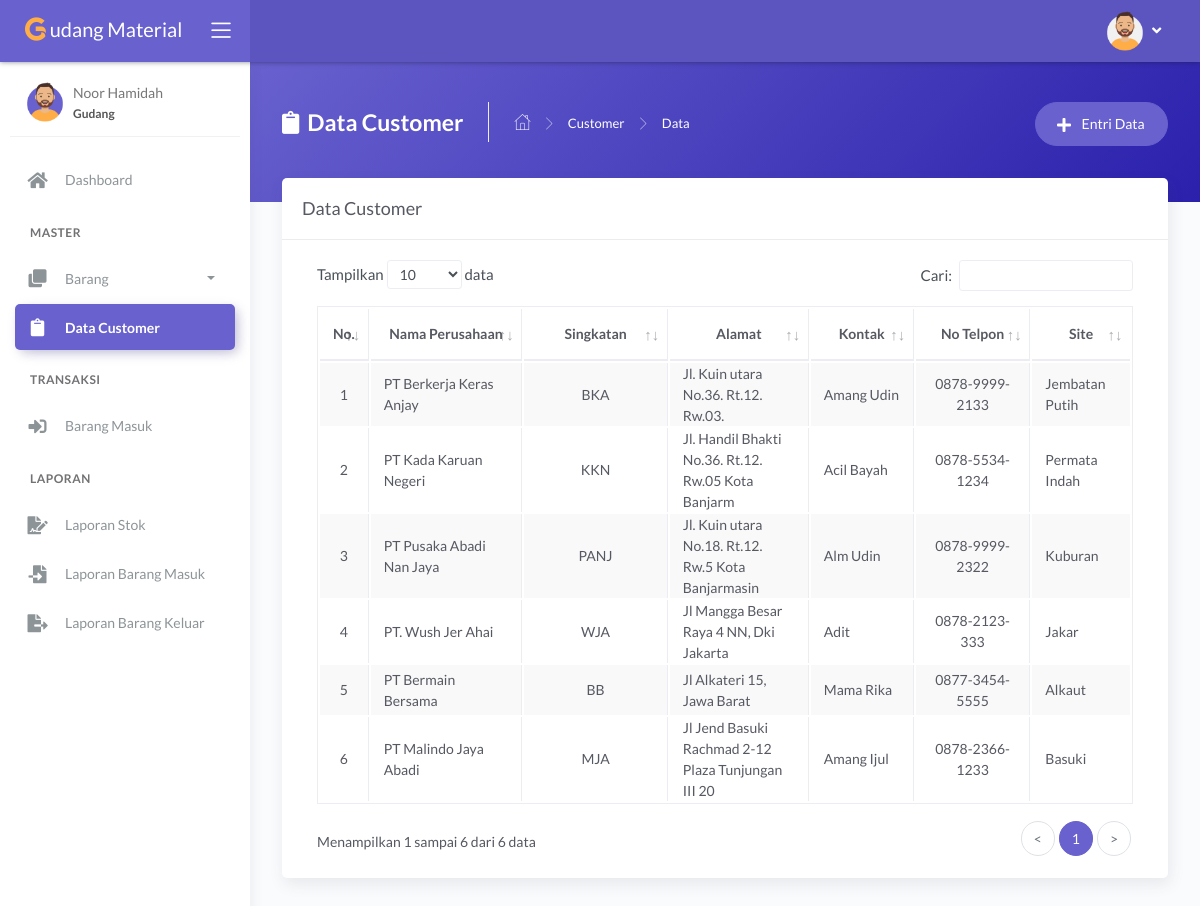
Screenshot of /main.php?module=data_customer (signed in) with the database file from the repository.
### tables this page shows
CREATE TABLE `tbl_customer` (
  `id_customer` int(11) NOT NULL,
  `nama_perusahaan` varchar(50) NOT NULL,
  `singkatan` varchar(10) NOT NULL,
  `alamat` varchar(50) NOT NULL,
  `kontak` varchar(25) DEFAULT NULL,
  `no_tlp` varchar(15) DEFAULT NULL,
  `sites` varchar(50) DEFAULT NULL
);

### modules/data-customer/tampil_data.php (the view, shortened to what this page needs)
<?php
if (basename($_SERVER['PHP_SELF']) === basename(__FILE__)) {
  header('location: 404.html');
}
else {
?>
  <div class="panel-header bg-secondary-gradient">
    <div class="page-inner py-45">
      <div class="d-flex align-items-left align-items-md-top flex-column flex-md-row">
        <div class="page-header text-white">
          <h4 class="page-title text-white"><i class="fas fa-clipboard mr-2"></i>Data Customer</h4>
          <ul class="breadcrumbs">
            <li class="nav-home"><a href="?module=dashboard"><i class="flaticon-home text-white"></i></a></li>
            <li class="separator"><i class="flaticon-right-arrow"></i></li>
            <li class="nav-item"><a href="?module=data_customer" class="text-white">Customer</a></li>
            <li class="separator"><i class="flaticon-right-arrow"></i></li>
            <li class="nav-item"><a>Data</a></li>
          </ul>
        </div>
        <div class="ml-md-auto py-2 py-md-0">
          <a href="?module=form_entri_customer" class="btn btn-secondary btn-round">
            <span class="btn-label"><i class="fa fa-plus mr-2"></i></span> Entri Data
          </a>
        </div>
      </div>
    </div>
  </div>
  <div class="page-inner mt--5">
    <div class="card">
      <div class="card-header">
        <div class="card-title">Data Customer</div>
      </div>
      <div class="card-body">
        <div class="table-responsive">
          <table id="basic-datatables" class="display table table-bordered table-striped table-hover">
            <thead>
              <tr>
                <th width="20"  class="text-center">No.</th>
                <th width="250" class="text-center">Nama Perusahaan</th>
                <th width="250" class="text-center">Singkatan</th>
                <th width="200" class="text-center">Alamat</th>
                <th width="150"  class="text-center">Kontak</th>
                <th width="200" class="text-center">No Telpon</th>
                <th width="100" class="text-center">Site</th>
              </tr>
            </thead>
            <tbody>
              <?php
              $no = 1;
              $query = mysqli_query($mysqli, "SELECT *
                                              FROM tbl_customer
                                              ")
                                              or die('Ada kesalahan pada query tampil data : ' . mysqli_error($mysqli));
              while ($data = mysqli_fetch_assoc($query)) { ?>
              <?php
                $no_tlp = $data['no_tlp'];
                $format = substr($no_tlp, 0, 4) . "-" . substr($no_tlp, 4, 4) . "-" . substr($no_tlp, 8, 4);
              ?>
                <tr>
                  <td class="text-center"><?php echo $no++; ?></td>
                  <td class="text-left"><?php echo $data['nama_perusahaan']; ?></td>
                  <td class="text-center"><?php echo $data['singkatan']; ?></td>
                  <td class="text-left"><?php echo $data['alamat']; ?></td>
                  <td class="text-left"><?php echo $data['kontak']; ?></td>
                  <td class="text-center"><?php echo $format; ?></td>
                  <td class="text-left"><?php echo $data['sites']; ?></td>
                </tr>
              <?php } ?>
            </tbody>
          </table>
        </div>
      </div>
    </div>
  </div>
<?php } ?>

### rows the page displays
tbl_customer: nama_perusahaan "PT Berkerja Keras Anjay", singkatan "BKA", alamat "Jl. Kuin utara No.36. Rt.12. Rw.03.", kontak "Amang Udin", no_tlp "0878-9999-2133", sites "Jembatan Putih"
tbl_customer: nama_perusahaan "PT Kada Karuan Negeri", singkatan "KKN", alamat "Jl. Handil Bhakti No.36. Rt.12. Rw.05 Kota Banjarm", kontak "Acil Bayah", no_tlp "0878-5534-1234", sites "Permata Indah"
tbl_customer: nama_perusahaan "PT Pusaka Abadi Nan Jaya", singkatan "PANJ", alamat "Jl. Kuin utara No.18. Rt.12. Rw.5 Kota Banjarmasin", kontak "Alm Udin", no_tlp "0878-9999-2322", sites "Kuburan"
tbl_customer: nama_perusahaan "PT. Wush Jer Ahai", singkatan "WJA", alamat "Jl Mangga Besar Raya 4 NN, Dki Jakarta", kontak "Adit", no_tlp "0878-2123-333", sites "Jakar"
tbl_customer: nama_perusahaan "PT Bermain Bersama", singkatan "BB", alamat "Jl Alkateri 15, Jawa Barat", kontak "Mama Rika", no_tlp "0877-3454-5555", sites "Alkaut"
tbl_customer: nama_perusahaan "PT Malindo Jaya Abadi", singkatan "MJA", alamat "Jl Jend Basuki Rachmad 2-12 Plaza Tunjungan III 20", kontak "Amang Ijul", no_tlp "0878-2366-1233", sites "Basuki"

### other values shown
$_SESSION['nama_user'] "Noor Hamidah"
$_SESSION['hak_akses'] "Gudang"
